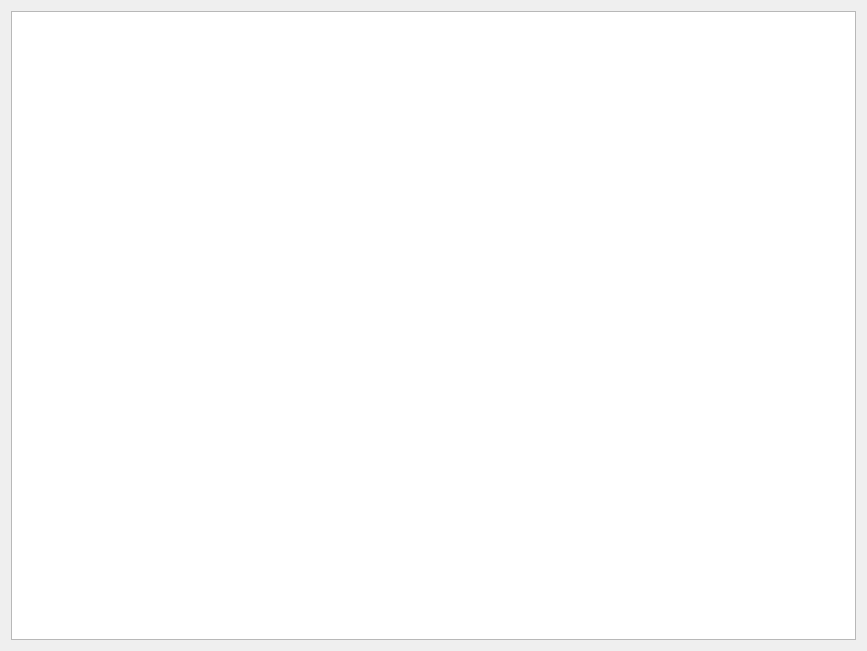
<?xml version="1.0" encoding="UTF-8"?>
<ui version="4.0">
 <class>printDialog</class>
 <widget class="QDialog" name="printDialog">
  <property name="geometry">
   <rect>
    <x>0</x>
    <y>0</y>
    <width>867</width>
    <height>651</height>
   </rect>
  </property>
  <property name="windowTitle">
   <string>Dialog</string>
  </property>
  <layout class="QGridLayout" name="gridLayout">
   <item row="0" column="0">
    <widget class="QTextEdit" name="textEdit">
     <property name="readOnly">
      <bool>true</bool>
     </property>
    </widget>
   </item>
  </layout>
 </widget>
 <resources/>
 <connections/>
</ui>
